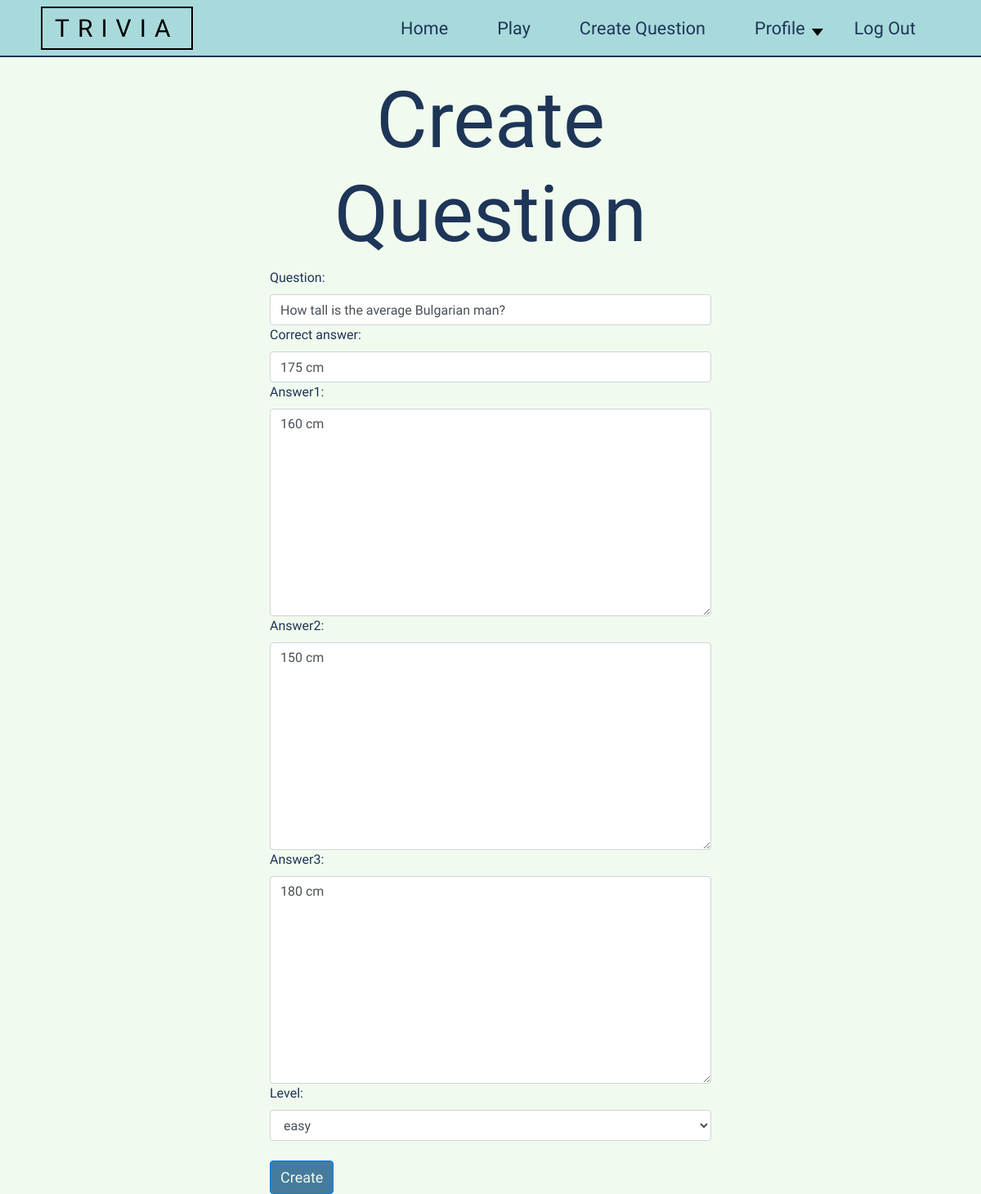
The app's page /questions/edit/1/ (signed in) with its own data.
### questions/models.py (models this page shows, shortened)
class Questions(models.Model):
    author = models.ForeignKey(ProfileUser, on_delete=models.CASCADE)
    question = models.CharField(max_length=350)
    correct_answer = models.CharField(max_length=150)
    answer1 = models.CharField(max_length=150)
    answer2 = models.CharField(max_length=150)
    answer3 = models.CharField(max_length=150)
    level = models.ForeignKey(Level, on_delete=models.CASCADE, blank=False)
    checked = models.PositiveIntegerField(validators=[MinValueValidator(0), MaxValueValidator(1)], default=0)

### questions/views.py (the view, shortened to what this page needs)
# urls.py: re_path('^edit/(?P<pk>\d+)/$', views.QuestionEdit.as_view(), name='question-edit'),
class QuestionEdit(LoginRequiredMixin, generic.UpdateView):
    model = Questions
    form_class = CreateQuestionForm
    template_name = 'question_create.html'
    success_url = '/game/'
    def get(self, request, pk):
        if not has_access_to_modify(self.request.user, self.get_object()):
            return render(request, 'permission_denied.html')
        instance = Questions.objects.get(pk=pk)
        form = CreateQuestionForm(request.POST or None, instance=instance)
        return render(request, 'question_create.html', {'form': form})

### questions/models.py (called while the page is built)
    def __str__(self):
        return f"{self.name}"

### questions/views.py (called while the page is built)
def has_access_to_modify(current_user, questions):
    if current_user.is_superuser:
        return True
    elif current_user.id == questions.author.id:
        return True
    return False

### questions/templates/question_create.html (shortened to what this page needs)
{% extends 'index.html' %}
{% block 'body' %}
<h1 style="font-size: 8vw; width: 50%; margin-left: 25%; text-align: center;">Create Question</h1>
<div class="row">
    <div class="col-lg-3"></div>
    <div class="col-lg-6">
         <form method="post">
            {{form}}
             <br>
            <button class="btn btn-primary submit-btn" type="submit">Create</button>
         </form>
    </div>
</div>
{% endblock %}

### common/static/common.css (style rules this page uses)
* { -webkit-box-sizing: border-box; -moz-box-sizing: border-box; box-sizing: border-box; margin:0; padding: 0; }
body { background-color: #556676; margin: 0; padding: 0; }

### accounts/static/accounts.css (style rules this page uses)
* { font-family: 'Stylish', sans-serif; color: #1D3557; }
body { background-color: #F1FAEE; }
.submit-btn { font-size: 1.5vw; background-color: #F1FAEE; }

### questions/static/questions.css (style rules this page uses)
.submit-btn { font-size: 1.5vw; background-color: #457B9D; color: #F1FAEE; }
.ans-inp { border: solid 0.1vw #1D3557 color: #457B9D; }

### records on screen
Questions: question "How tall is the average Bulgarian man?", correct_answer "175 cm", answer1 "160 cm", answer2 "150 cm", answer3 "180 cm", level "easy"
